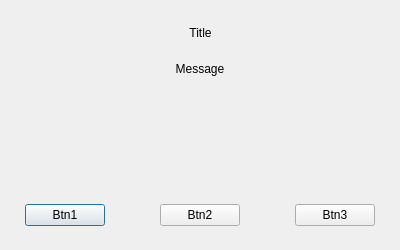
<?xml version="1.0" encoding="UTF-8"?>
<ui version="4.0">
 <class>Dialog</class>
 <widget class="QDialog" name="Dialog">
  <property name="geometry">
   <rect>
    <x>0</x>
    <y>0</y>
    <width>400</width>
    <height>250</height>
   </rect>
  </property>
  <property name="sizePolicy">
   <sizepolicy hsizetype="Fixed" vsizetype="Fixed">
    <horstretch>0</horstretch>
    <verstretch>0</verstretch>
   </sizepolicy>
  </property>
  <property name="minimumSize">
   <size>
    <width>0</width>
    <height>0</height>
   </size>
  </property>
  <property name="maximumSize">
   <size>
    <width>800</width>
    <height>600</height>
   </size>
  </property>
  <property name="windowTitle">
   <string>Dialog</string>
  </property>
  <layout class="QHBoxLayout" name="horizontalLayout">
   <property name="leftMargin">
    <number>0</number>
   </property>
   <property name="topMargin">
    <number>0</number>
   </property>
   <property name="rightMargin">
    <number>0</number>
   </property>
   <property name="bottomMargin">
    <number>0</number>
   </property>
   <item>
    <widget class="QWidget" name="messageWidget" native="true">
     <property name="sizePolicy">
      <sizepolicy hsizetype="Expanding" vsizetype="Expanding">
       <horstretch>0</horstretch>
       <verstretch>0</verstretch>
      </sizepolicy>
     </property>
     <layout class="QVBoxLayout" name="verticalLayout">
      <property name="spacing">
       <number>12</number>
      </property>
      <property name="leftMargin">
       <number>25</number>
      </property>
      <property name="topMargin">
       <number>15</number>
      </property>
      <property name="rightMargin">
       <number>25</number>
      </property>
      <property name="bottomMargin">
       <number>15</number>
      </property>
      <item>
       <widget class="QWidget" name="titleWidget" native="true">
        <property name="sizePolicy">
         <sizepolicy hsizetype="Expanding" vsizetype="Preferred">
          <horstretch>0</horstretch>
          <verstretch>0</verstretch>
         </sizepolicy>
        </property>
        <property name="minimumSize">
         <size>
          <width>50</width>
          <height>35</height>
         </size>
        </property>
        <property name="maximumSize">
         <size>
          <width>16777215</width>
          <height>35</height>
         </size>
        </property>
        <property name="layoutDirection">
         <enum>Qt::LayoutDirection::LeftToRight</enum>
        </property>
        <layout class="QHBoxLayout" name="horizontalLayout_2">
         <property name="spacing">
          <number>10</number>
         </property>
         <property name="leftMargin">
          <number>0</number>
         </property>
         <property name="topMargin">
          <number>0</number>
         </property>
         <property name="rightMargin">
          <number>0</number>
         </property>
         <property name="bottomMargin">
          <number>0</number>
         </property>
         <item>
          <spacer name="horizontalSpacer">
           <property name="orientation">
            <enum>Qt::Orientation::Horizontal</enum>
           </property>
           <property name="sizeHint" stdset="0">
            <size>
             <width>40</width>
             <height>20</height>
            </size>
           </property>
          </spacer>
         </item>
         <item>
          <widget class="QLabel" name="title">
           <property name="text">
            <string>Title</string>
           </property>
           <property name="alignment">
            <set>Qt::AlignmentFlag::AlignCenter</set>
           </property>
          </widget>
         </item>
         <item>
          <spacer name="horizontalSpacer_2">
           <property name="orientation">
            <enum>Qt::Orientation::Horizontal</enum>
           </property>
           <property name="sizeHint" stdset="0">
            <size>
             <width>40</width>
             <height>20</height>
            </size>
           </property>
          </spacer>
         </item>
        </layout>
       </widget>
      </item>
      <item>
       <widget class="QLabel" name="message">
        <property name="sizePolicy">
         <sizepolicy hsizetype="Expanding" vsizetype="Fixed">
          <horstretch>0</horstretch>
          <verstretch>0</verstretch>
         </sizepolicy>
        </property>
        <property name="text">
         <string>Message</string>
        </property>
        <property name="alignment">
         <set>Qt::AlignmentFlag::AlignCenter</set>
        </property>
       </widget>
      </item>
      <item>
       <spacer name="verticalSpacer">
        <property name="orientation">
         <enum>Qt::Orientation::Vertical</enum>
        </property>
        <property name="sizeHint" stdset="0">
         <size>
          <width>20</width>
          <height>0</height>
         </size>
        </property>
       </spacer>
      </item>
      <item>
       <widget class="QWidget" name="btnWidget" native="true">
        <property name="sizePolicy">
         <sizepolicy hsizetype="Expanding" vsizetype="Preferred">
          <horstretch>0</horstretch>
          <verstretch>0</verstretch>
         </sizepolicy>
        </property>
        <property name="minimumSize">
         <size>
          <width>0</width>
          <height>40</height>
         </size>
        </property>
        <property name="maximumSize">
         <size>
          <width>16777215</width>
          <height>40</height>
         </size>
        </property>
        <layout class="QHBoxLayout" name="horizontalLayout_3">
         <property name="spacing">
          <number>6</number>
         </property>
         <property name="leftMargin">
          <number>0</number>
         </property>
         <property name="topMargin">
          <number>0</number>
         </property>
         <property name="rightMargin">
          <number>0</number>
         </property>
         <property name="bottomMargin">
          <number>0</number>
         </property>
         <item>
          <widget class="QPushButton" name="btnLeft">
           <property name="sizePolicy">
            <sizepolicy hsizetype="Fixed" vsizetype="Fixed">
             <horstretch>0</horstretch>
             <verstretch>0</verstretch>
            </sizepolicy>
           </property>
           <property name="layoutDirection">
            <enum>Qt::LayoutDirection::LeftToRight</enum>
           </property>
           <property name="text">
            <string>Btn1</string>
           </property>
          </widget>
         </item>
         <item>
          <spacer name="horizontalSpacer_3">
           <property name="orientation">
            <enum>Qt::Orientation::Horizontal</enum>
           </property>
           <property name="sizeHint" stdset="0">
            <size>
             <width>0</width>
             <height>20</height>
            </size>
           </property>
          </spacer>
         </item>
         <item>
          <widget class="QPushButton" name="btnMiddle">
           <property name="sizePolicy">
            <sizepolicy hsizetype="Fixed" vsizetype="Fixed">
             <horstretch>0</horstretch>
             <verstretch>0</verstretch>
            </sizepolicy>
           </property>
           <property name="text">
            <string>Btn2</string>
           </property>
          </widget>
         </item>
         <item>
          <spacer name="horizontalSpacer_4">
           <property name="orientation">
            <enum>Qt::Orientation::Horizontal</enum>
           </property>
           <property name="sizeHint" stdset="0">
            <size>
             <width>0</width>
             <height>0</height>
            </size>
           </property>
          </spacer>
         </item>
         <item>
          <widget class="QPushButton" name="btnRight">
           <property name="sizePolicy">
            <sizepolicy hsizetype="Fixed" vsizetype="Fixed">
             <horstretch>0</horstretch>
             <verstretch>0</verstretch>
            </sizepolicy>
           </property>
           <property name="text">
            <string>Btn3</string>
           </property>
          </widget>
         </item>
        </layout>
       </widget>
      </item>
     </layout>
    </widget>
   </item>
  </layout>
 </widget>
 <resources/>
 <connections/>
</ui>
